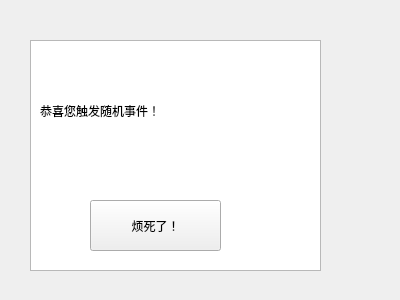
<?xml version="1.0" encoding="UTF-8"?>
<ui version="4.0">
 <class>randomEventOne</class>
 <widget class="QWidget" name="randomEventOne">
  <property name="geometry">
   <rect>
    <x>0</x>
    <y>0</y>
    <width>400</width>
    <height>300</height>
   </rect>
  </property>
  <property name="windowTitle">
   <string>Form</string>
  </property>
  <widget class="QTableWidget" name="tableWidget">
   <property name="geometry">
    <rect>
     <x>30</x>
     <y>40</y>
     <width>291</width>
     <height>231</height>
    </rect>
   </property>
  </widget>
  <widget class="QLabel" name="label">
   <property name="geometry">
    <rect>
     <x>40</x>
     <y>70</y>
     <width>231</width>
     <height>81</height>
    </rect>
   </property>
   <property name="text">
    <string>恭喜您触发随机事件！</string>
   </property>
  </widget>
  <widget class="QPushButton" name="pushButton">
   <property name="geometry">
    <rect>
     <x>90</x>
     <y>200</y>
     <width>131</width>
     <height>51</height>
    </rect>
   </property>
   <property name="text">
    <string>烦死了！</string>
   </property>
  </widget>
 </widget>
 <resources/>
 <connections>
  <connection>
   <sender>pushButton</sender>
   <signal>clicked()</signal>
   <receiver>randomEventOne</receiver>
   <slot>close()</slot>
   <hints>
    <hint type="sourcelabel">
     <x>155</x>
     <y>225</y>
    </hint>
    <hint type="destinationlabel">
     <x>199</x>
     <y>149</y>
    </hint>
   </hints>
  </connection>
 </connections>
</ui>
